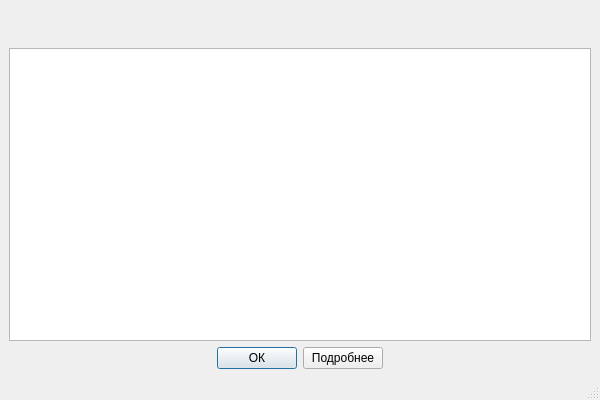
<?xml version="1.0" encoding="UTF-8"?>
<ui version="4.0">
 <class>Result</class>
 <widget class="QMainWindow" name="Result">
  <property name="geometry">
   <rect>
    <x>0</x>
    <y>0</y>
    <width>600</width>
    <height>400</height>
   </rect>
  </property>
  <property name="windowTitle">
   <string>MainWindow</string>
  </property>
  <widget class="QWidget" name="centralwidget">
   <layout class="QGridLayout" name="gridLayout_2">
    <item row="0" column="0">
     <layout class="QGridLayout" name="gridLayout">
      <item row="0" column="0" colspan="4">
       <widget class="QLabel" name="labelResult">
        <property name="font">
         <font>
          <family>Mistral</family>
          <pointsize>18</pointsize>
          <weight>75</weight>
          <bold>true</bold>
         </font>
        </property>
        <property name="text">
         <string/>
        </property>
        <property name="alignment">
         <set>Qt::AlignCenter</set>
        </property>
       </widget>
      </item>
      <item row="2" column="0">
       <spacer name="horizontalSpacer">
        <property name="orientation">
         <enum>Qt::Horizontal</enum>
        </property>
        <property name="sizeHint" stdset="0">
         <size>
          <width>40</width>
          <height>20</height>
         </size>
        </property>
       </spacer>
      </item>
      <item row="2" column="1">
       <widget class="QPushButton" name="pushButtonOk">
        <property name="text">
         <string>ОК</string>
        </property>
        <property name="default">
         <bool>true</bool>
        </property>
       </widget>
      </item>
      <item row="2" column="3">
       <spacer name="horizontalSpacer_2">
        <property name="orientation">
         <enum>Qt::Horizontal</enum>
        </property>
        <property name="sizeHint" stdset="0">
         <size>
          <width>40</width>
          <height>20</height>
         </size>
        </property>
       </spacer>
      </item>
      <item row="1" column="0" colspan="4">
       <widget class="QTableView" name="tableResult"/>
      </item>
      <item row="2" column="2">
       <widget class="QPushButton" name="pushButtonMore">
        <property name="text">
         <string>Подробнее</string>
        </property>
       </widget>
      </item>
     </layout>
    </item>
   </layout>
  </widget>
  <widget class="QMenuBar" name="menubar">
   <property name="geometry">
    <rect>
     <x>0</x>
     <y>0</y>
     <width>600</width>
     <height>21</height>
    </rect>
   </property>
  </widget>
  <widget class="QStatusBar" name="statusbar"/>
 </widget>
 <resources/>
 <connections/>
</ui>
